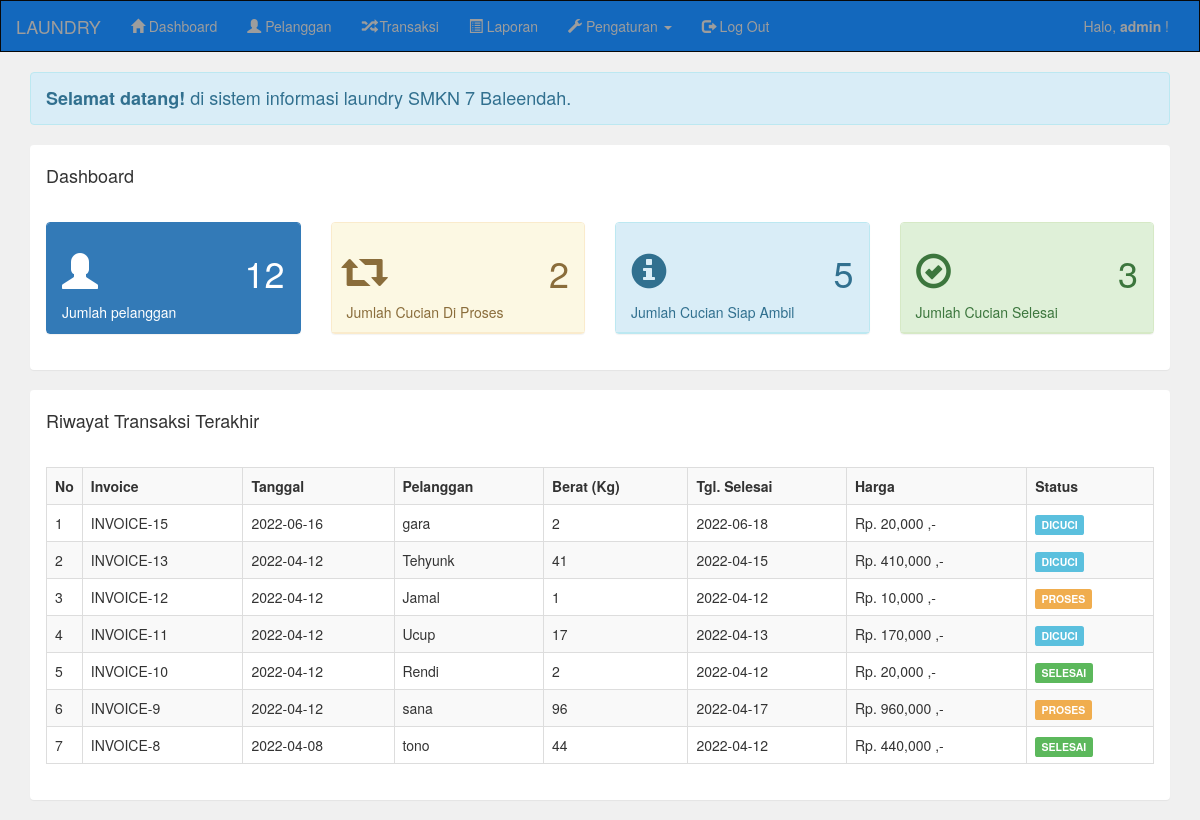
Page /laundry_hendri2/admin/index.php (signed in) on the committed database.
### tables this page shows
CREATE TABLE `pelanggan` (
  `pelanggan_id` int(11) NOT NULL,
  `pelanggan_nama` varchar(100) NOT NULL,
  `pelanggan_hp` varchar(20) NOT NULL,
  `pelanggan_alamat` text NOT NULL
);

CREATE TABLE `transaksi` (
  `transaksi_id` int(11) NOT NULL,
  `transaksi_tgl` date NOT NULL,
  `transaksi_pelanggan` int(11) NOT NULL,
  `transaksi_harga` int(11) NOT NULL,
  `transaksi_berat` int(11) NOT NULL,
  `transaksi_tgl_selesai` date NOT NULL,
  `transaksi_status` int(11) NOT NULL
);

### laundry_hendri2/admin/index.php (the view)
<?php include 'header.php'; ?>
<?php
include '../koneksi.php';
?>
<div class="container">
    <div class="alert alert-info text center">
        <h4 style="margin-bottom: 0px;"><b>Selamat datang!</b> di sistem informasi laundry SMKN 7 Baleendah.</h4>
    </div>
    <div class="panel">
        <div class="panel-heading">
            <h4>Dashboard</h4>
        </div>
        <div class="panel-body">
            <div class="row">
                <div class="col-md-3">
                    <div class="panel panel-primary">
                        <div class="panel-heading">
                            <h1>
                                <i class="glyphicon glyphicon-user"></i>
                                <span class="pull-right">
                                    <?php
                                    $pelanggan = mysqli_query($koneksi,"select * from pelanggan");
                                    echo mysqli_num_rows($pelanggan);
                                    ?>
                                </span>
                            </h1>
                            Jumlah pelanggan
                        </div>
                    </div>
                </div>
                <div class="col-md-3">
                    <div class="panel panel-warning">
                        <div class="panel-heading">
                            <h1>
                                <i class="glyphicon glyphicon-retweet"></i>
                                <span class="pull-right">
                                    <?php
                                    $proses = mysqli_query($koneksi,"select * from transaksi where transaksi_status='0'");
                                    echo mysqli_num_rows($proses);
                                    ?>
                                </span>
                            </h1>
                            Jumlah Cucian Di Proses
                        </div>
                    </div>
                </div>
                <div class="col-md-3">
                    <div class="panel panel-info">
                        <div class="panel-heading">
                            <h1>
                                <i class="glyphicon glyphicon-info-sign"></i>
                                <span class="pull-right">
                                    <?php
                                    $proses = mysqli_query($koneksi,"select * from transaksi where transaksi_status='1'");
                                    echo mysqli_num_rows($proses);
                                    ?>
                                </span>
                            </h1>
                            Jumlah Cucian Siap Ambil
                        </div>
                    </div>
                </div>
                <div class="col-md-3">
                    <div class="panel panel-success">
                        <div class="panel-heading">
                            <h1>
                                <i class="glyphicon glyphicon-ok-circle"></i>
                                <span class="pull-right">
                                    <?php
                                    $proses = mysqli_query($koneksi,"select * from transaksi where transaksi_status='2'");
                                    echo mysqli_num_rows($proses);
                                    ?>
                                </span>
                            </h1>
                            Jumlah Cucian Selesai
                        </div>
                    </div>
                </div>
            </div>
        </div>
    </div>
    <div class="panel">
        <div class="panel-heading">
            <h4>Riwayat Transaksi Terakhir</h4>
        </div>
        <div class="panel-body">
            <table class="table table-bordered table-striped">
                <tr>
                    <th width="1%">No</th>
                    <th>Invoice</th>
                    <th>Tanggal</th>
                    <th>Pelanggan</th>
                    <th>Berat (Kg)</th>
                    <th>Tgl. Selesai</th>
                    <th>Harga</th>
                    <th>Status</th>
                </tr>
                <?php
                $data = mysqli_query($koneksi,"select * from pelanggan, transaksi where transaksi_pelanggan=pelanggan_id order by transaksi_id desc limit 7");
                $no = 1;
                while($d=mysqli_fetch_array($data)){
                    ?>
                    <tr>
                        <td><?php echo $no++; ?></td>
                        <td>INVOICE-<?php echo $d['transaksi_id']; ?></td>
                        <td><?php echo $d['transaksi_tgl']; ?></td>
                        <td><?php echo $d['pelanggan_nama']; ?></td>
                        <td><?php echo $d['transaksi_berat']; ?></td>
                        <td><?php echo $d['transaksi_tgl_selesai']; ?></td>
                        <td><?php echo "Rp. ".number_format($d['transaksi_harga']) ." ,-"; ?></td>
                        <td>
                            <?php
                            if($d['transaksi_status']=="0"){
                                echo "<div class='label label-warning'>PROSES</div>";
                            }else if($d['transaksi_status']=="1"){
                                echo "<div class='label label-info'>DICUCI</div>";
                            }else if($d['transaksi_status']=="2"){
                                echo "<div class='label label-success'>SELESAI</div>";
                            }
                            ?>
                        </td>
                    </tr>
                    <?php
                }
                ?>
            </table>
        </div>
    </div>
</div>
<?php include 'footer.php'; ?>

### laundry_hendri2/admin/header.php (shortened to what this page needs)
<!DOCTYPE html>
<html>
<head>
	<link rel="stylesheet" type="text/css" href="../assets/css/bootstrap.css">
</head>
<body style="background: #f0f0f0">
<nav class="navbar navbar-inverse" style="border-radius: 0px; background-color: #1368bd;">
	<div class="container-fluid">
		<div class="navbar-header">
			<a class="navbar-brand" href="index.php">LAUNDRY</a>
		</div>
		<div class="collapse navbar-collapse"id="bs-example-navbar-collapse-1">
			<ul class="nav navbar-nav">
				<li><a href="index.php"><i class="glyphicon glyphicon-home"></i> Dashboard</a></li>
				<li><a href="pelanggan.php"><i class="glyphicon glyphicon-user"></i> Pelanggan</a></li>
				<li><a href="transaksi.php"><i class="glyphicon glyphicon-random"></i> Transaksi</a></li>
				<li><a href="laporan.php"><i class="glyphicon glyphicon-list-alt"></i> Laporan</a></li>
				<li class="dropdown">
					<a href="#" class="dropdown-toggle" data-toggle="dropdown" role="button" aria-haspopup="true" aria-expanded="false"><i class="glyphicon glyphicon-wrench"></i> Pengaturan
					<span class="caret"></span></a>
				</li>
				<li><a href="logout.php"><i class="glyphicon glyphicon-log-out"></i> Log Out</a></li>
			</ul>
			<ul class="nav navbar-nav navbar-right">
				<li><p class="navbar-text">Halo, <b><?php echo $_SESSION['username']; ?></b> !</p></li>
			</ul>
		</div>
	</div>
</nav>

### laundry_hendri2/admin/footer.php
</body>
</html>

### rows in the picture
pelanggan: transaksi.transaksi_id "15", transaksi.transaksi_tgl "2022-06-16", pelanggan_nama "gara", transaksi.transaksi_berat "2", transaksi.transaksi_tgl_selesai "2022-06-18", transaksi.transaksi_harga "20,000", shows "DICUCI"
pelanggan: transaksi.transaksi_id "13", transaksi.transaksi_tgl "2022-04-12", pelanggan_nama "Tehyunk", transaksi.transaksi_berat "41", transaksi.transaksi_tgl_selesai "2022-04-15", transaksi.transaksi_harga "410,000", shows "DICUCI"
pelanggan: transaksi.transaksi_id "12", transaksi.transaksi_tgl "2022-04-12", pelanggan_nama "Jamal", transaksi.transaksi_berat "1", transaksi.transaksi_tgl_selesai "2022-04-12", transaksi.transaksi_harga "10,000", shows "PROSES"
pelanggan: transaksi.transaksi_id "11", transaksi.transaksi_tgl "2022-04-12", pelanggan_nama "Ucup", transaksi.transaksi_berat "17", transaksi.transaksi_tgl_selesai "2022-04-13", transaksi.transaksi_harga "170,000", shows "DICUCI"
pelanggan: transaksi.transaksi_id "10", transaksi.transaksi_tgl "2022-04-12", pelanggan_nama "Rendi", transaksi.transaksi_berat "2", transaksi.transaksi_tgl_selesai "2022-04-12", transaksi.transaksi_harga "20,000", shows "SELESAI"
pelanggan: transaksi.transaksi_id "9", transaksi.transaksi_tgl "2022-04-12", pelanggan_nama "sana", transaksi.transaksi_berat "96", transaksi.transaksi_tgl_selesai "2022-04-17", transaksi.transaksi_harga "960,000", shows "PROSES"
pelanggan: transaksi.transaksi_id "8", transaksi.transaksi_tgl "2022-04-08", pelanggan_nama "tono", transaksi.transaksi_berat "44", transaksi.transaksi_tgl_selesai "2022-04-12", transaksi.transaksi_harga "440,000", shows "SELESAI"

### other values in the picture
$_SESSION['username'] "admin"
mysqli_num_rows($pelanggan) "12"
mysqli_num_rows($proses) "2"
mysqli_num_rows($proses) "5"
mysqli_num_rows($proses) "3"
